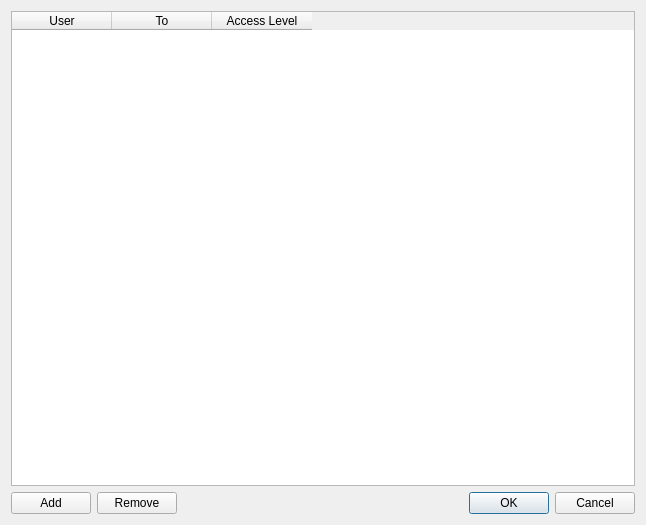
<?xml version="1.0" encoding="UTF-8"?>
<ui version="4.0">
 <class>HttpUserSetupDialog</class>
 <widget class="QDialog" name="HttpUserSetupDialog">
  <property name="geometry">
   <rect>
    <x>0</x>
    <y>0</y>
    <width>646</width>
    <height>525</height>
   </rect>
  </property>
  <property name="windowTitle">
   <string>Dialog</string>
  </property>
  <layout class="QVBoxLayout" name="verticalLayout">
   <item>
    <widget class="QTableWidget" name="httpUsers">
     <column>
      <property name="text">
       <string>User</string>
      </property>
     </column>
     <column>
      <property name="text">
       <string>To</string>
      </property>
     </column>
     <column>
      <property name="text">
       <string>Access Level</string>
      </property>
     </column>
    </widget>
   </item>
   <item>
    <layout class="QHBoxLayout" name="horizontalLayout_8">
     <item>
      <widget class="QPushButton" name="addUserBtn">
       <property name="text">
        <string>Add</string>
       </property>
      </widget>
     </item>
     <item>
      <widget class="QPushButton" name="delUserBtn">
       <property name="text">
        <string>Remove</string>
       </property>
      </widget>
     </item>
     <item>
      <spacer name="horizontalSpacer_4">
       <property name="orientation">
        <enum>Qt::Horizontal</enum>
       </property>
       <property name="sizeHint" stdset="0">
        <size>
         <width>40</width>
         <height>20</height>
        </size>
       </property>
      </spacer>
     </item>
     <item>
      <widget class="QDialogButtonBox" name="buttonBox">
       <property name="orientation">
        <enum>Qt::Horizontal</enum>
       </property>
       <property name="standardButtons">
        <set>QDialogButtonBox::Cancel|QDialogButtonBox::Ok</set>
       </property>
      </widget>
     </item>
    </layout>
   </item>
  </layout>
 </widget>
 <resources/>
 <connections>
  <connection>
   <sender>buttonBox</sender>
   <signal>accepted()</signal>
   <receiver>HttpUserSetupDialog</receiver>
   <slot>accept()</slot>
   <hints>
    <hint type="sourcelabel">
     <x>248</x>
     <y>254</y>
    </hint>
    <hint type="destinationlabel">
     <x>157</x>
     <y>274</y>
    </hint>
   </hints>
  </connection>
  <connection>
   <sender>buttonBox</sender>
   <signal>rejected()</signal>
   <receiver>HttpUserSetupDialog</receiver>
   <slot>reject()</slot>
   <hints>
    <hint type="sourcelabel">
     <x>316</x>
     <y>260</y>
    </hint>
    <hint type="destinationlabel">
     <x>286</x>
     <y>274</y>
    </hint>
   </hints>
  </connection>
 </connections>
</ui>
